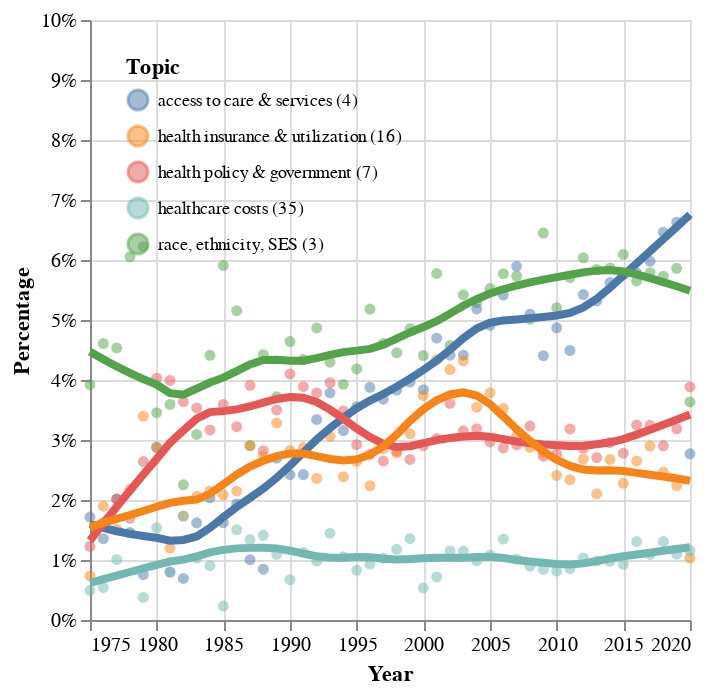

This figure's notebook cell:
### Code cell
dftp_list4 = dft_list4.pivot_table(index=['Dominant_Topic','Year'],columns='Topic_Name_No', values='Percentage')
dftp_list4.reset_index(inplace=True)

base = alt.Chart(dftp_list4).mark_circle(opacity=0.5).transform_fold(
    fold=list4,
    as_=['Topic_Name_No', 'Percentage']
).encode(
    alt.X('Year:T'),
    alt.Y('Percentage:Q',axis=alt.Axis(format='%'), scale=alt.Scale(domain=[0, .1])),
    alt.Color('Topic_Name_No:N', 
    legend=alt.Legend(title="Topic", 
                      titleFont="Avenir", 
                      labelFont="Avenir", 
                      labelFontSize=9, 
                      orient='top-left'))).properties(width=300,height=300)
    
base+base.transform_loess('Year','Percentage',groupby=['Topic_Name_No']).mark_line(size=4)

### Figure 1 — Vega-Lite specification as saved in the notebook (floating-point values rounded to 4 significant figures; data arrays with more than 128 entries replaced by an {"elided": "..."} marker saying what was removed)
{"config": {"view": {"continuousWidth": 300, "continuousHeight": 300}}, "layer": [{"mark": {"type": "circle", "opacity": 0.5}, "encoding": {"color": {"field": "Topic_Name_No", "legend": {"labelFont": "Avenir", "labelFontSize": 9, "orient": "top-left", "title": "Topic", "titleFont": "Avenir"}, "type": "nominal"}, "x": {"field": "Year", "type": "temporal"}, "y": {"axis": {"format": "%"}, "field": "Percentage", "scale": {"domain": [0, 0.1]}, "type": "quantitative"}}, "transform": [{"fold": ["access to care & services (4)", "race, ethnicity, SES (3)", "healthcare costs (35)", "health policy & government (7)", "health insurance & utilization (16)"], "as": ["Topic_Name_No", "Percentage"]}]}, {"mark": {"type": "line", "size": 4}, "encoding": {"color": {"field": "Topic_Name_No", "legend": {"labelFont": "Avenir", "labelFontSize": 9, "orient": "top-left", "title": "Topic", "titleFont": "Avenir"}, "type": "nominal"}, "x": {"field": "Year", "type": "temporal"}, "y": {"axis": {"format": "%"}, "field": "Percentage", "scale": {"domain": [0, 0.1]}, "type": "quantitative"}}, "transform": [{"fold": ["access to care & services (4)", "race, ethnicity, SES (3)", "healthcare costs (35)", "health policy & government (7)", "health insurance & utilization (16)"], "as": ["Topic_Name_No", "Percentage"]}, {"loess": "Percentage", "on": "Year", "groupby": ["Topic_Name_No"]}]}], "data": {"name": "data-df5294d7313b5fd87dec4bc37333fce5"}, "height": 300, "width": 300, "$schema": "https://vega.github.io/schema/vega-lite/v5.15.1.json", "datasets": {"data-df5294d7313b5fd87dec4bc37333fce5": {"elided": "230 records"}}}
